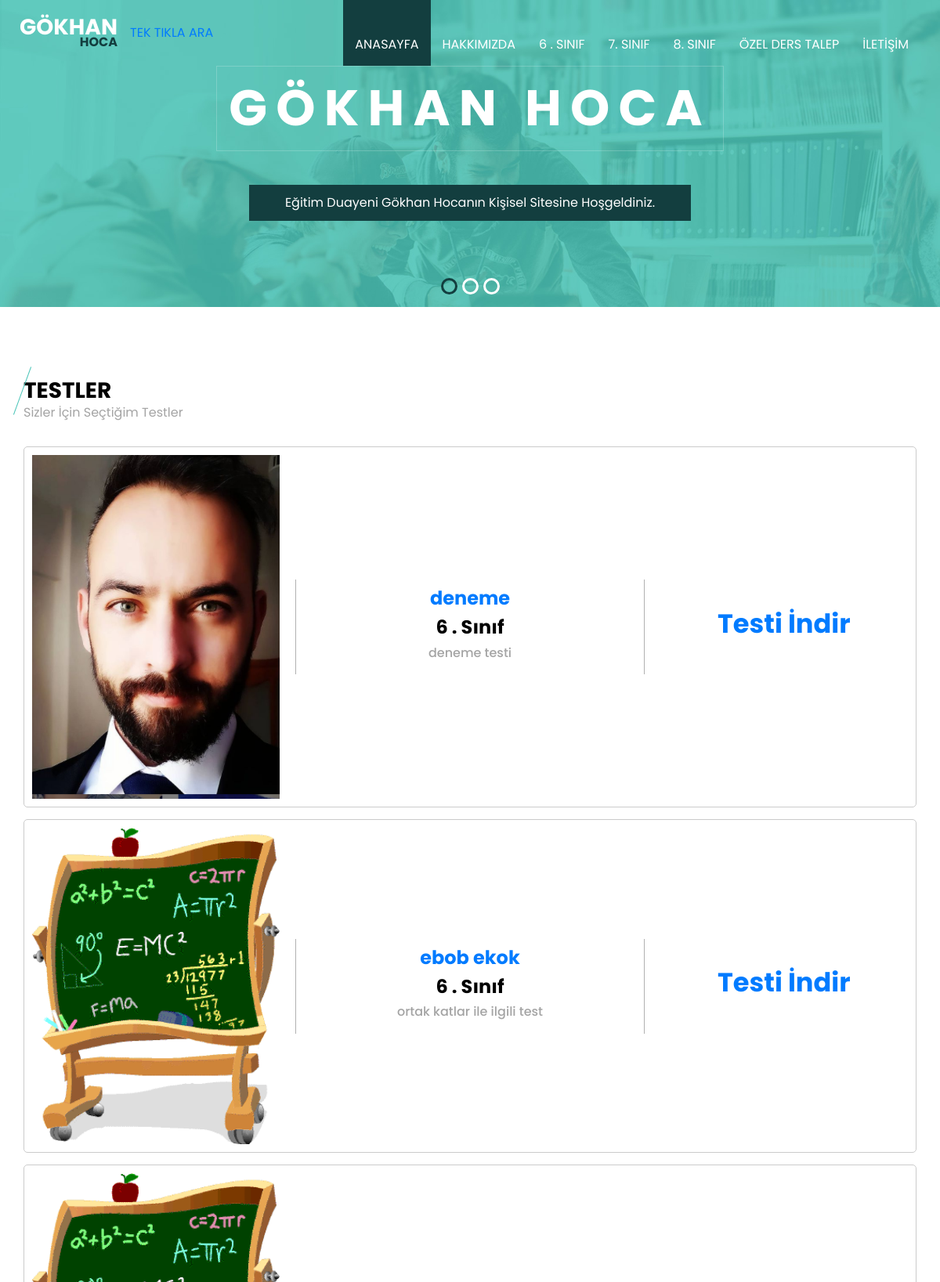
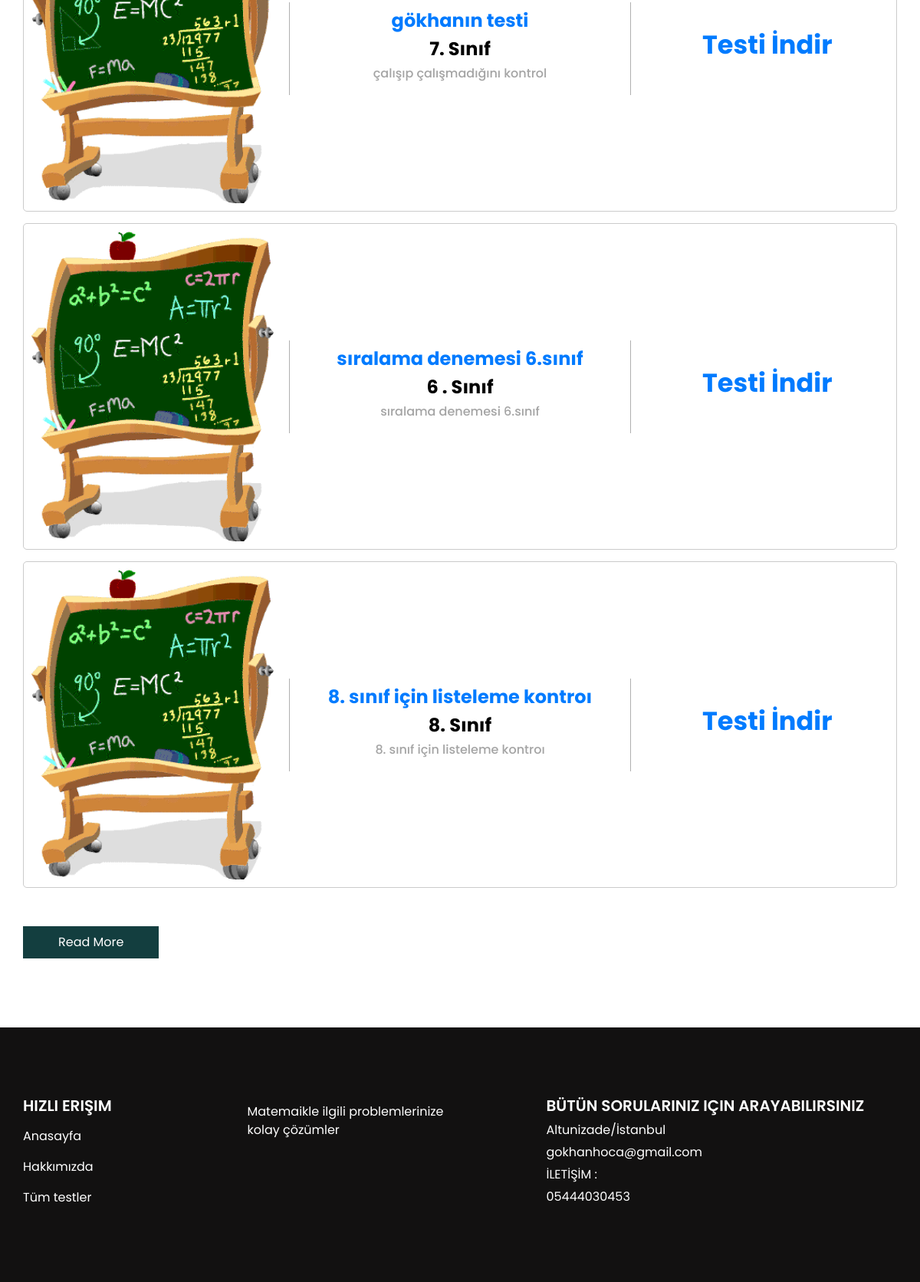
/tests, run on the app's committed database (2 pictures, top to bottom).
### pages/models.py (models this page shows, shortened)
class Category(models.Model):
    name = models.CharField(max_length=450, null=True)
    slug = models.SlugField(max_length=50, unique=True, null=True)
    def __str__(self):
        return self.name
    class Meta:
        verbose_name= 'Sınıf'
        verbose_name_plural= 'Sınıflar'

class Test(models.Model) :
    name = models.CharField(max_length=450, verbose_name="TESTİN adı")
    tittle = models.CharField(max_length=450,verbose_name="TESTİN başlığı")
    category = models.ForeignKey(Category, null=False, on_delete=models.DO_NOTHING, verbose_name="TESTİN sınıfı")
    description = models.CharField( max_length=450, verbose_name="TESTİN açıklaması")
    upload = models.FileField(upload_to='uploads/', verbose_name="TEST" )
    image = models.ImageField(upload_to= 'images/', default="images/deafult.gif" , verbose_name="TESTİN görseli")
    class Meta:
        verbose_name= 'Test'
        verbose_name_plural= 'Testler'

### pages/views.py (the view)
# urls.py: path('tests', TestView.as_view(), name="tests"),
class TestView(TemplateView):
    template_name = 'tests.html'
    tests = Test.objects.all()
    categories = Category.objects.all()
    def get_context_data(self, **kwargs):
            context = super().get_context_data(**kwargs)
            context['tests'] = Test.objects.all()
            context['categories'] = Category.objects.all()
            return context

### templates/tests.html (shortened to what this page needs)
{% load static %}
<!DOCTYPE html>
<html>
<head>
    <link rel="stylesheet" type="text/css" href="{% static 'css/bootstrap.css' %}" />
    <link href="{% static 'css/style.css' %}" rel="stylesheet" />
    <link href="{% static 'css/responsive.css' %}" rel="stylesheet" />
</head>
<body class="sub_page">
  <div class="hero_area">
    <header class="header_section">
      <div class="container-fluid">
        <nav class="navbar navbar-expand-lg custom_nav-container ">
          <a class="navbar-brand" href="{% url 'index' %} ">
            <h3>
              GÖKHAN
            </h3>
            <span> HOCA</span>
          </a>
          <span>
            <a href="tel:+905444030453">TEK TIKLA ARA</a>
          </span>
          <div class="collapse navbar-collapse ml-auto" id="navbarSupportedContent">
            <ul class="navbar-nav  ml-auto">
              <li class="nav-item active">
                <a class="nav-link" href="{% url 'index' %}">ANASAYFA <span class="sr-only">(current)</span></a>
              </li>
              <li class="nav-item">
                <a class="nav-link" href="{% url 'about' %}"> HAKKIMIZDA </a>
              </li>
              {% for category in categories %}
              <li class="nav-item">
                <a class="nav-link" href="{% url 'tests_by_category' category.slug %}">{{category.name}} </a>
              </li>
              {% endfor %}
              <li class="nav-item">
                <a class="nav-link" <a href="https://wa.me/+905444030453" target="_blank" rel="noopener noreferrer">
                  ÖZEL DERS TALEP
               </a>
              </li>
              <li class="nav-item">
                <a class="nav-link" <a href="https://wa.me/+905444030453" target="_blank" rel="noopener noreferrer">
                  İLETİŞİM
               </a>
              </li>
            </ul>
          </div>
        </nav>
      </div>
    </header>
    <section class=" slider_section position-relative">
      <div id="carouselExampleIndicators" class="carousel slide" data-ride="carousel">
        <ol class="carousel-indicators">
          <li data-target="#carouselExampleIndicators" data-slide-to="0" class="active"></li>
          <li data-target="#carouselExampleIndicators" data-slide-to="1"></li>
          <li data-target="#carouselExampleIndicators" data-slide-to="2"></li>
        </ol>
        <div class="carousel-inner">
          <div class="carousel-item active">
            <div class="container">
              <div class="row">
                <div class="col">
                  <div class="detail-box">
                    <div>
                      <h1>
                        GÖKHAN HOCA
                      </h1>
                      <a href="">
                        Eğitim Duayeni Gökhan Hocanın Kişisel Sitesine Hoşgeldiniz.
                      </a>
                    </div>
                  </div>
                </div>
              </div>
            </div>
          </div>
        </div>
      </div>
    </section>
  </div>
  <section class="event_section layout_padding">
    <div class="container">
      <div class="heading_container">
        <h3>
          TESTLER
        </h3>
        <p>
          Sizler İçin Seçtiğim Testler
        </p>
      </div>
      {% for test in tests %}
      <div class="event_container">
        <div class="box">
          <div class="img-box">
            <img src="{{test.image.url}}" alt="" />
          </div>
          <div class="detail-box">
            <h4>
              <a  href="{{ test.upload.url }}" target="_new">{{test.name}}</a>
            </h4>
            <h4>{{test.category}}</h4>
            <h6>
              {{test.description}}
            </h6>
          </div>
          <div class="date-box">
            <h3>
              <span>
                <a href="{{test.upload.url}}">
                  Testi İndir
                </a>
              </span>
            </h3>
          </div>
        </div>
        {% endfor %}
      </div>
      <div class="btn-box">
        <a href="">
          Read More
        </a>
      </div>
    </div>
  </section>
  <section class="info_section layout_padding">
    <div class="container">
      <div class="row">
        <div class="col-md-3">
          <div class="info_menu">
            <h5>
              Hızlı Erişim
            </h5>
            <ul class="navbar-nav  ">
              <li class="nav-item active">
                <a class="nav-link" href="{% url 'index' %}">Anasayfa <span class="sr-only">(current)</span></a>
              </li>
              <li class="nav-item">
                <a class="nav-link" href="{% url 'about' %}"> Hakkımızda </a>
              </li>
              <li class="nav-item">
                <a class="nav-link" href="{% url 'tests' %}"> Tüm testler </a>
              </li>
            </ul>
          </div>
        </div>
        <div class="col-md-3">
          <div class="info_course">
            <p>
              Matemaikle ilgili problemlerinize kolay çözümler
            </p>
          </div>
        </div>
        <div class="col-md-5 offset-md-1">
          <div class="info_news">
            <h5>
              Bütün sorularınız için arayabilirsiniz
            </h5>
            <div class="info_contact">
              <a href="">
                Altunizade/İstanbul
              </a>
              <a href="">
                gokhanhoca@gmail.com
              </a>
              <a href="">
               İLETİŞİM : <a href="tel:+905444030453">05444030453</a>
              </a>
            </div>
          </div>
        </div>
      </div>
    </div>
  </section>
</body>
</html>

### static/css/responsive.css (style rules this page uses)
@media (min-width: 1200px) { .container { max-width: 1170px; } }

### data on the page
Category: name "6 . SINIF"
Category: name "7. SINIF"
Category: name "8. SINIF"
Test: image (picture), name "deneme", category "6 . Sınıf", description "deneme testi"
Test: image (picture), name "ebob ekok", category "6 . Sınıf", description "ortak katlar ile ilgili test"
Test: image (picture), name "gökhanın testi", category "7. Sınıf", description "çalışıp çalışmadığını kontrol"
Test: image (picture), name "sıralama denemesi 6.sınıf", category "6 . Sınıf", description "sıralama denemesi 6.sınıf"
Test: image (picture), name "8. sınıf için listeleme kontroı", category "8. Sınıf", description "8. sınıf için listeleme kontroı"
